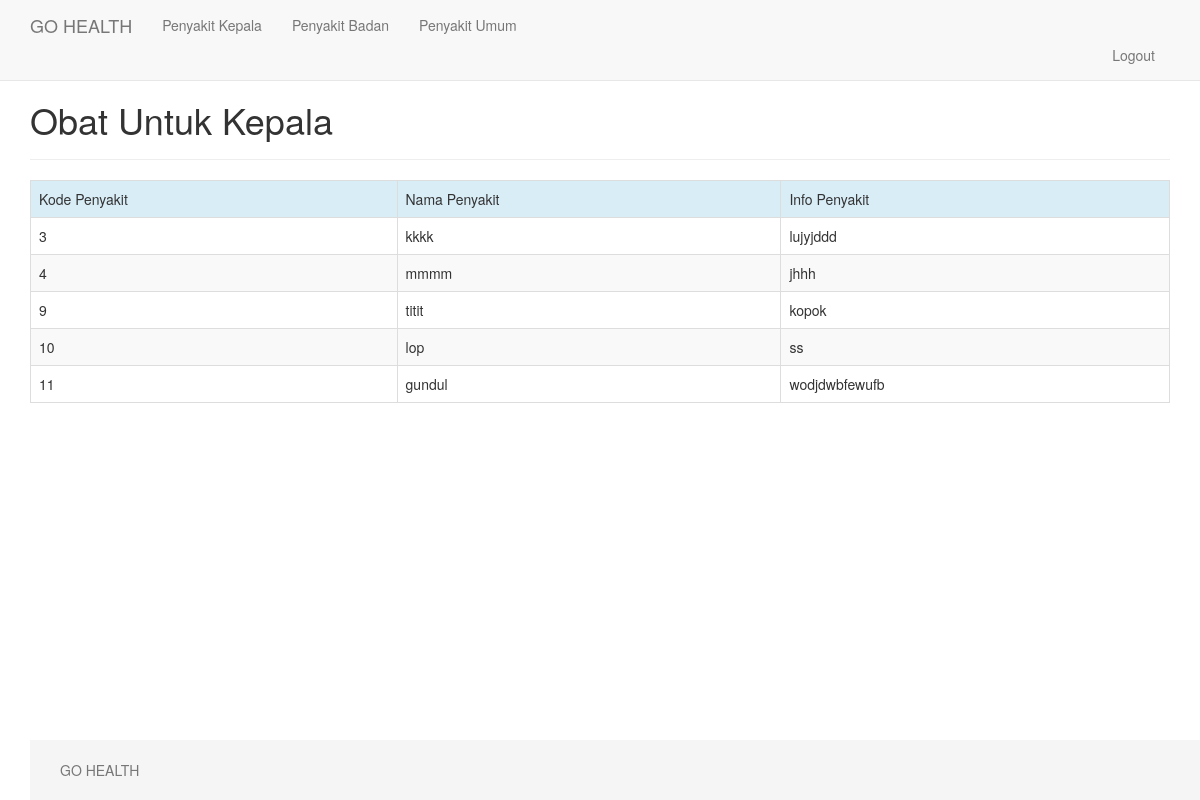
The page /penyakitumum.php (signed in) on the database its author committed.
### tables this page shows
CREATE TABLE IF NOT EXISTS `tabel_penyakit` (
  `id_penyakit` int(3) NOT NULL,
  `nama_penyakit` varchar(50) NOT NULL,
  `info_penyakit` varchar(500) NOT NULL,
  `pilih_penyakit` enum('badan','kepala') NOT NULL
);

### penyakitumum.php (the view, shortened to what this page needs)
<?php
if(isset($_COOKIE['userloginmember']) && $_COOKIE['userloginmember'] == 'loginmember'){
?>
<!doctype html>
<html>
<head>
	<link rel="stylesheet" type="text/css" href="css/bootstrap.min.css">
</head>
<body>
	<nav class="navbar navbar-default navbar-fixed-top">
		<div class="container">
			<div class="navbar-header">
				<a class="navbar-brand" href="index.php">GO HEALTH</a>
			</div>
			<div id="navbar" class="collapse navbar-collapse">
				<ul class="nav navbar-nav">
							<li ><a href="penyakitkepala.php">Penyakit Kepala</a></li>
							<li ><a href="penyakitbadan.php">Penyakit Badan</a></li>
							<li ><a href="penyakitumum.php">Penyakit Umum</li>
				</ul>
				<ul class="nav navbar-nav pull-right">
					<li><a href="logout.php">Logout</a></li>
 				</ul>
			</div>
		</div>
	</nav>
	<div class="container">
		<div class="page-header">
			<h1>Obat Untuk Kepala</h1>
		</div>
		<table class="table table-striped table-bordered">
		<?php
			include "koneksi.php";
			$res = $db->query("select * from tabel_penyakit ");
			echo '
			 	<tr class="info">
			 		<td>Kode Penyakit</td>
			 		<td>Nama Penyakit</td>
			 		<td>Info Penyakit</td>
			 	</tr>';
			while ($data = $res->fetch()) {
				echo '<tr>
					<td>'.$data['id_penyakit'].'</td>
					<td>'.$data['nama_penyakit'].'</td>
					<td>'.$data['info_penyakit'].'</td>
				</tr>';
			}
		?>
			</table>
	<footer class="footer">
		<div class="container">
			<p class="text-muted">GO HEALTH </p>
		</div>
	</footer>
</body>
</html>
<?php
} else {
    header("location:loginmember.php");
}
?>

### penyakitumum.php (style rules this page uses)
html { position: relative; min-height: 100% }
body { margin-bottom: 60px; }
.footer { position: absolute; bottom: 0; width: 100%; height: 60px; background-color: #f5f5f5; }
body > .container { padding: 60px 15px 0; }
.container .text-muted { margin: 20px 0; }
.footer > .container { padding-right: 15px; padding-left: 15px; }
.pull-right { float: right; }

### rows shown on the page
tabel_penyakit: id_penyakit "3", nama_penyakit "kkkk", info_penyakit "lujyjddd"
tabel_penyakit: id_penyakit "4", nama_penyakit "mmmm", info_penyakit "jhhh"
tabel_penyakit: id_penyakit "9", nama_penyakit "titit", info_penyakit "kopok"
tabel_penyakit: id_penyakit "10", nama_penyakit "lop", info_penyakit "ss"
tabel_penyakit: id_penyakit "11", nama_penyakit "gundul", info_penyakit "wodjdwbfewufb"
